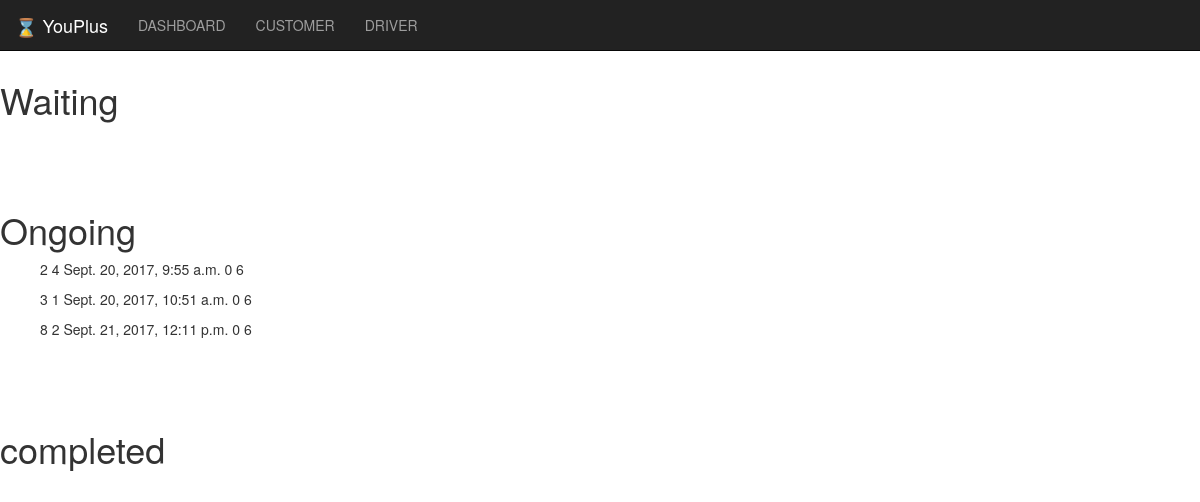
/6/, run on the app's committed database.
### master/models.py (models this page shows, shortened)
class Request_id(models.Model):
    Cust_ID = models.ForeignKey(CustDtil, on_delete=models.CASCADE)
    Driver_ID = models.ForeignKey(DriverDtil, on_delete=models.CASCADE, null=True)
    req_time = models.DateTimeField(auto_now_add=True)
    pickup = models.DateTimeField(null=True, blank=True)
    drop = models.DateTimeField(null=True, blank=True)
    Status = models.IntegerField(default=0)

class CustDtil(models.Model):
    Cust_ID = models.AutoField(primary_key=True)
    user_name = models.CharField(max_length=250)
    user_lastname = models.CharField(max_length=250)
    user_add = models.CharField(max_length=250)
    user_long = models.IntegerField(default=0)
    user_lat = models.IntegerField(default=0)
    def __str__(self):
        return str(self.Cust_ID)

class DriverDtil(models.Model):
    Driver_ID = models.AutoField(primary_key=True)
    user_name = models.CharField(max_length=250)
    user_lastname = models.CharField(max_length=250)
    user_add = models.CharField(max_length=250)
    user_long = models.CharField(max_length=250)
    user_lat = models.CharField(max_length=250)
    def __str__(self):
        return str(self.Driver_ID)

### master/views.py (the view)
# urls.py: url(r'^(?P<d_id>\d+)/$', views.drivers, name='DRIVER'),
def drivers(request, d_id):
    print 'Hello000000w Sir',d_id
    cnt = Request_id.objects.filter(drop=None).filter(Driver_ID=d_id).count()
    message = ''
    if cnt != 0:
        message = 'disabled'
    Waiting = Request_id.objects.all().exclude(pickup__isnull=False)
    Ongoing = Request_id.objects.filter(Driver_ID=d_id).filter(drop=None)
    completed = Request_id.objects.filter(Driver_ID=d_id).filter(drop__isnull=False)
    for i in completed:
        print 'Ongoing ',i.Driver_ID,i.req_time,i.pickup,i.drop,i.Cust_ID
    return render(request, 'home/report.html',{'message':message, 'Ongoing':Ongoing, 'completed':completed, 'Waiting':Waiting, 'd_id':d_id} )

### master/templates/home/report.html (shortened to what this page needs)
{% extends 'home/base.html' %}
{% block body %}
 {% load staticfiles %}
<br><br><br><h1>Waiting</h1>
<br><br><br><h1>Ongoing</h1>
{% if Ongoing %}
            {% for album in Ongoing %}
                <ul>
                    <td>{{ album.id }}</td>
                    <td>{{ album.Cust_ID }}</td>
                    <td>{{ album.req_time }}</td>
                    <td>{{ album.Status }}</td>
                    <td>{{ album.Driver_ID }}</td>
                </ul>
            {% endfor %}
    {% endif %}
<br><br><br><h1>completed</h1>
{% endblock %}

### data on the page
Request_id: id "2", Cust_ID "4", req_time "Sept. 20, 2017, 9:55 a.m.", Status "0", Driver_ID "6"
Request_id: id "3", Cust_ID "1", req_time "Sept. 20, 2017, 10:51 a.m.", Status "0", Driver_ID "6"
Request_id: id "8", Cust_ID "2", req_time "Sept. 21, 2017, 12:11 p.m.", Status "0", Driver_ID "6"
